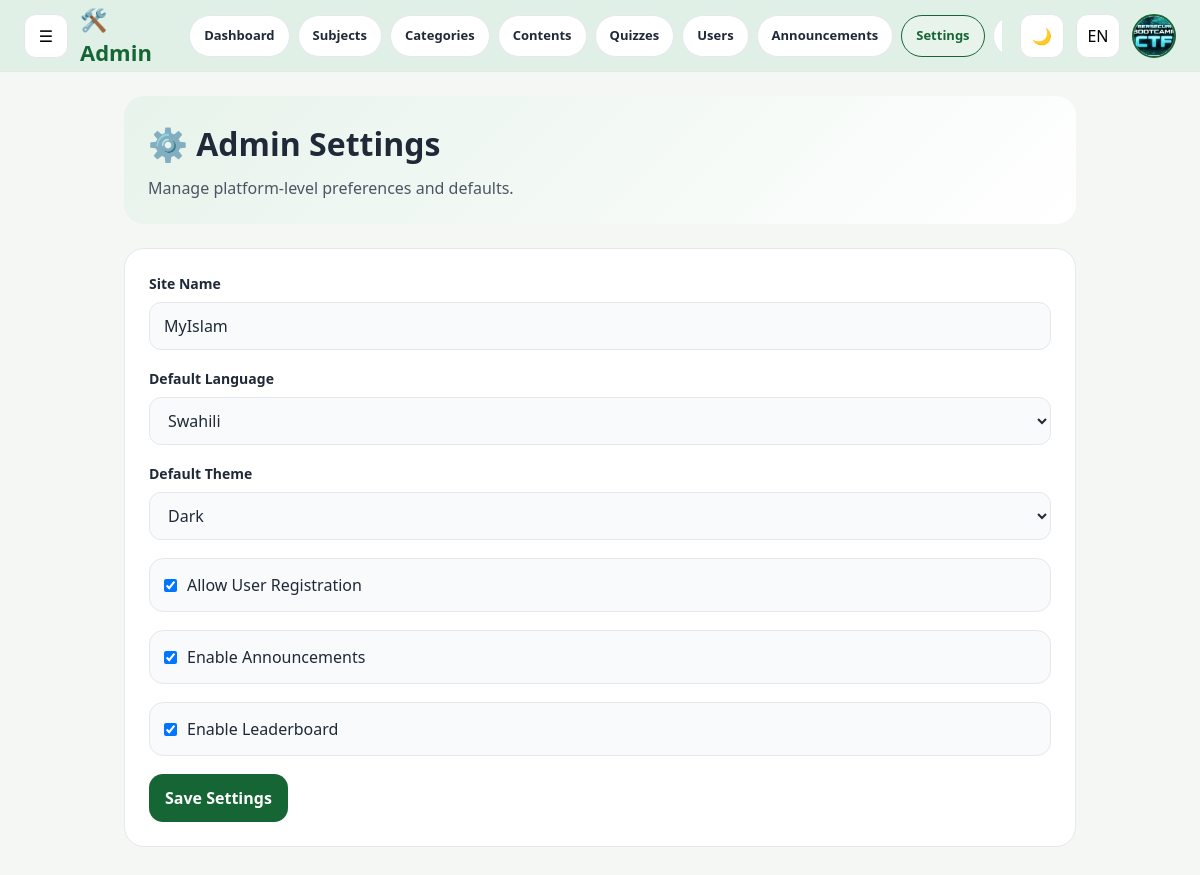
Screenshot of /myislam-v2/admin/admin_settings.php (signed in) with the database file from the repository.
### tables this page shows
CREATE TABLE `users` (
  `id` int(11) NOT NULL,
  `full_name` varchar(150) NOT NULL,
  `username` varchar(50) DEFAULT NULL,
  `email` varchar(150) NOT NULL,
  `whatsapp` varchar(20) DEFAULT NULL,
  `password` varchar(255) NOT NULL,
  `role` enum('owner','admin','sheikh','user') NOT NULL DEFAULT 'user',
  `bio` text DEFAULT NULL,
  `profile_image` varchar(255) DEFAULT NULL,
  `is_active` tinyint(1) DEFAULT 1,
  `is_verified` tinyint(1) DEFAULT 0,
  `last_login_at` datetime DEFAULT NULL,
  `created_at` timestamp NULL DEFAULT current_timestamp()
);

CREATE TABLE `admin_settings` (
  `id` int(11) NOT NULL,
  `site_name` varchar(150) DEFAULT 'MyIslam',
  `default_language` varchar(10) DEFAULT 'EN',
  `default_theme` varchar(20) DEFAULT 'light',
  `allow_user_registration` tinyint(1) DEFAULT 1,
  `enable_announcements` tinyint(1) DEFAULT 1,
  `enable_leaderboard` tinyint(1) DEFAULT 1,
  `updated_at` timestamp NULL DEFAULT current_timestamp() ON UPDATE current_timestamp()
);

### myislam-v2/admin/admin_settings.php (the view, shortened to what this page needs)
<?php
function e($v): string {
    return htmlspecialchars((string)$v, ENT_QUOTES, 'UTF-8');
}
$conn = db();
$currentUserId = (int)$_SESSION['user_id'];
function getAdminUser(PDO $conn, int $userId): ?array {
    try {
        $stmt = $conn->prepare("
            SELECT id, full_name, email, profile_image, role, is_active, created_at
            FROM users
            WHERE id = ? AND is_active = 1
            LIMIT 1
        ");
        $stmt->execute([$userId]);
        $user = $stmt->fetch();
        return $user;
    } catch (PDOException $e) {
        error_log("getAdminUser: " . $e->getMessage());
        return null;
    }
}
function getAdminSettings(PDO $conn): array {
    try {
        $stmt = $conn->query("SELECT * FROM admin_settings ORDER BY id ASC LIMIT 1");
        $row = $stmt->fetch();
        if ($row) return $row;
        return [
            'site_name' => 'MyIslam',
            'default_language' => 'EN',
            'default_theme' => 'light',
            'allow_user_registration' => 1,
            'enable_announcements' => 1,
            'enable_leaderboard' => 1,
        ];
    } catch (PDOException $e) {
        error_log("getAdminSettings: " . $e->getMessage());
        return [
            'site_name' => 'MyIslam',
            'default_language' => 'EN',
            'default_theme' => 'light',
            'allow_user_registration' => 1,
            'enable_announcements' => 1,
            'enable_leaderboard' => 1,
        ];
    }
}
$admin = getAdminUser($conn, $currentUserId);
$settings = getAdminSettings($conn);
$mainNavigation = [
    ['name' => 'Dashboard', 'link' => 'dashboard.php', 'active' => false],
    ['name' => 'Subjects', 'link' => 'admin_subjects.php', 'active' => false],
    ['name' => 'Categories', 'link' => 'admin_categories.php', 'active' => false],
    ['name' => 'Contents', 'link' => 'admin_contents.php', 'active' => false],
    ['name' => 'Quizzes', 'link' => 'admin_quizzes.php', 'active' => false],
    ['name' => 'Users', 'link' => 'admin_users.php', 'active' => false],
    ['name' => 'Announcements', 'link' => 'admin_announcements.php', 'active' => false],
    ['name' => 'Settings', 'link' => 'admin_settings.php', 'active' => true],
    ['name' => 'Logout', 'link' => '../logout.php', 'active' => false],
];
?>
<!DOCTYPE html>
<html lang="en">
<head>
</head>
<body>
<header class="app-header">
    <div class="header-left">
        <button class="menu-toggle" id="menuToggle">☰</button>
        <div class="brand-box">🛠️ Admin</div>
        <nav class="header-top-nav">
            <?php foreach ($mainNavigation as $navItem): ?>
                <a href="<?php echo e($navItem['link']); ?>" class="header-top-link <?php echo $navItem['active'] ? 'active' : ''; ?>"><?php echo e($navItem['name']); ?></a>
            <?php endforeach; ?>
        </nav>
    </div>
    <div class="header-right">
        <button class="icon-btn" id="themeToggle">🌙</button>
        <button class="lang-btn" id="langToggle">EN</button>
        <div class="profile-area" id="profileArea">
            <button class="profile-btn" id="profileToggle">
                <?php if (!empty($admin['profile_image'])): ?>
                    <img src="<?php echo e($admin['profile_image']); ?>" alt="Profile">
                <?php else: ?>
                    <?php echo e(initials((string)$admin['full_name'])); ?>
                <?php endif; ?>
            </button>
        </div>
    </div>
</header>
<div class="page-layout">
    <main class="main-content">
        <div class="page-stack">
            <section class="hero-card section-card">
                <h1>⚙️ Admin Settings</h1>
                <p>Manage platform-level preferences and defaults.</p>
            </section>
            <section class="section-card">
                <form method="POST" class="form-grid">
                    <div class="form-row">
                        <label for="site_name">Site Name</label>
                        <input type="text" id="site_name" name="site_name" class="form-input" value="<?php echo e($settings['site_name'] ?? 'MyIslam'); ?>">
                    </div>
                    <div class="form-row">
                        <label for="default_language">Default Language</label>
                        <select id="default_language" name="default_language" class="form-select">
                            <option value="SW" <?php echo (($settings['default_language'] ?? 'EN') === 'SW') ? 'selected' : ''; ?>>Swahili</option>
                        </select>
                    </div>
                    <div class="form-row">
                        <label for="default_theme">Default Theme</label>
                        <select id="default_theme" name="default_theme" class="form-select">
                            <option value="dark" <?php echo (($settings['default_theme'] ?? 'light') === 'dark') ? 'selected' : ''; ?>>Dark</option>
                        </select>
                    </div>
                    <label class="checkbox-row">
                        <input type="checkbox" name="allow_user_registration" <?php echo !empty($settings['allow_user_registration']) ? 'checked' : ''; ?>>
                        <span>Allow User Registration</span>
                    </label>
                    <label class="checkbox-row">
                        <input type="checkbox" name="enable_announcements" <?php echo !empty($settings['enable_announcements']) ? 'checked' : ''; ?>>
                        <span>Enable Announcements</span>
                    </label>
                    <label class="checkbox-row">
                        <input type="checkbox" name="enable_leaderboard" <?php echo !empty($settings['enable_leaderboard']) ? 'checked' : ''; ?>>
                        <span>Enable Leaderboard</span>
                    </label>
                    <div>
                        <button class="btn primary" type="submit">Save Settings</button>
                    </div>
                </form>
            </section>
        </div>
    </main>
</div>
</body>
</html>

### myislam-v2/admin/admin_settings.php (style rules this page uses)
* { box-sizing:border-box;margin:0;padding:0 }
:root { --bg:#f5f7f5;--surface:#fff;--surface-2:#f9fafb;--line:#e5e7eb; --text:#1f2937;--text-secondary:#4b5563;--muted:#6b7280;--brand:#166534;--brand-soft:#e7f3eb; --danger:#ef4444;--header-bg:#e1f0e7;--header-height:72px;--footer-height:92px; }
body { font-family:system-ui,-apple-system,'Segoe UI','Inter',sans-serif;background:var(--bg);color:var(--text);min-height:100vh;line-height:1.5 }
a { text-decoration:none;color:inherit }
button,input,select { font:inherit }
.app-header { position:fixed;top:0;left:0;right:0;z-index:1000;height:var(--header-height);background:var(--header-bg);border-bottom:1px solid var(--line);display:flex;align-items:center;justify-content:space-between;padding:12px 24px;gap:18px }
.header-left,.header-right { display:flex;align-items:center;gap:12px }
.header-left { flex:1;min-width:0 }
.header-top-nav { display:flex;gap:8px;overflow-x:auto }
.header-top-link { height:42px;padding:0 14px;border-radius:999px;background:var(--surface);border:1px solid var(--line);display:inline-flex;align-items:center;font-size:13px;font-weight:700;white-space:nowrap }
.header-top-link.active,.header-top-link:hover { background:var(--brand-soft);border-color:var(--brand);color:var(--brand) }
.menu-toggle,.icon-btn,.lang-btn,.brand-box { height:44px;min-width:44px;border-radius:12px;background:var(--surface);border:1px solid var(--line);display:inline-flex;align-items:center;justify-content:center;cursor:pointer }
.brand-box { font-size:22px;font-weight:700;color:var(--brand);background:transparent;border:none }
.profile-area { position:relative }
.profile-btn { width:44px;height:44px;border-radius:50%;overflow:hidden;background:var(--surface);border:2px solid var(--brand);display:flex;align-items:center;justify-content:center;color:var(--brand);font-weight:700 }
.profile-btn img { width:100%;height:100%;object-fit:cover }
.main-content { padding:calc(var(--header-height) + 24px) 24px calc(var(--footer-height) + 100px);max-width:1000px;margin:0 auto }
.page-stack { display:grid;gap:24px }
.section-card { background:var(--surface);border:1px solid var(--line);border-radius:20px;padding:24px }
.hero-card { background:linear-gradient(135deg,var(--brand-soft) 0%,var(--surface) 100%);border:none }
.hero-card h1 { font-size:32px;margin-bottom:8px }
.hero-card p { color:var(--text-secondary) }
.form-grid { display:grid;gap:18px }
.form-row { display:grid;gap:8px }
.form-row label { font-size:14px;font-weight:700 }
.form-input,.form-select { height:48px;padding:0 14px;border-radius:12px;border:1px solid var(--line);background:var(--surface-2);color:var(--text);outline:none }
.checkbox-row { display:flex;align-items:center;gap:10px;padding:14px;border-radius:14px;background:var(--surface-2);border:1px solid var(--line) }
.btn { padding:12px 16px;border-radius:14px;font-weight:700;border:none;cursor:pointer }
.btn.primary { background:var(--brand);color:#fff }

### rows the page displays
users: profile_image (picture)
admin_settings: site_name "MyIslam", default_language "Swahili", default_theme "Dark", allow_user_registration "☑", enable_announcements "☑", enable_leaderboard "☑"

### other values shown
$navItem['name'] "Dashboard"
$navItem['name'] "Subjects"
$navItem['name'] "Categories"
$navItem['name'] "Contents"
$navItem['name'] "Quizzes"
$navItem['name'] "Users"
$navItem['name'] "Announcements"
$navItem['name'] "Settings"
